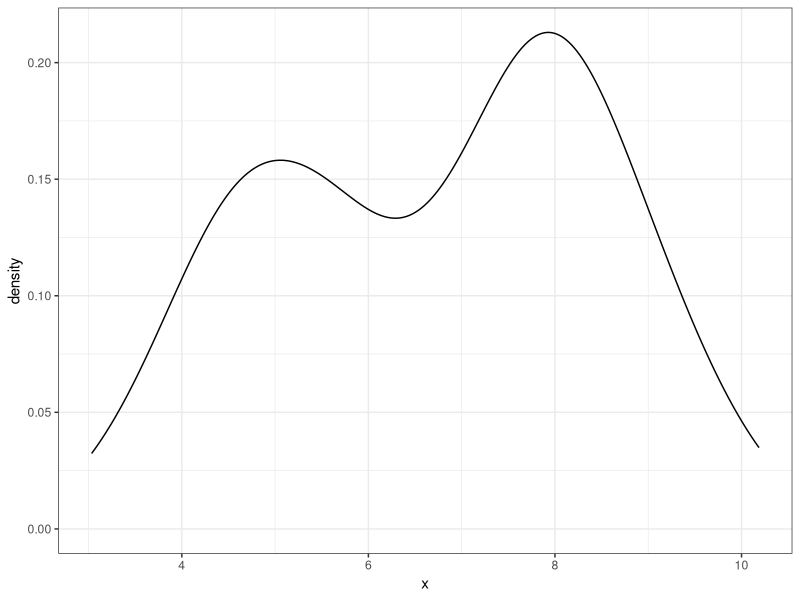

Here is the R script that generated this plot:
f.obj <- function(z, mu, x){
  f = sum(z * (x - mu[1]))^2 + sum((1- z)*(x - mu[2])^2)
  
  return(f)
}

kmeans.func <- function(z,x){
  
  conta = 1
  z = z0
  
  z_old <- rep(0, times = nrow(x))
  
  Z = matrix(z)
  M = matrix(c(0,0))
  
  while(!identical(z, z_old)){ 
    
    mu = c(mean(x[which(z == 1)]), mean(x[which(z == 0)])) 
    z_old <- z  
  
    for(i in 1:nrow(x)) z[i] <- ifelse(f.obj(z = 1, mu, x[i]) < f.obj(z = 0, mu, x[i]), 1, 0)
    
    conta = conta + 1
    
    Z = cbind(Z,z)
    M = cbind(M,mu)
  }

  Z = ifelse(Z == 0, 2, Z)
  z = ifelse(z == 0, 2, z)
  
  it = conta - 1
  rownames(Z) = paste("x", 1:nrow(x), sep = "")
  colnames(Z) = paste("i", 0:it, sep = "")
  
  M <- M[,-1]
  
  rownames(M) <- paste("mu", 1:2, sep = "")
  colnames(M) <- paste("i", 1:it, sep = "")
  
  list("grupo" = list("z.arg.ot" = z, "z.seq.ot" = Z), 
       "media" = list("mu.arg.ot" = M, "mu.seq.ot" = mu),
       "it" = it)  
}


set.seed(123)
x = cbind(c(rnorm(45, mean = 5), rnorm(55, mean = 8)))

require(ggplot2)
ggplot() + geom_density(aes(x)) + theme_bw()

z0 = sample(c(0,1), length(x), replace = TRUE) # valor inicial
kmeans.func(z0, x)

